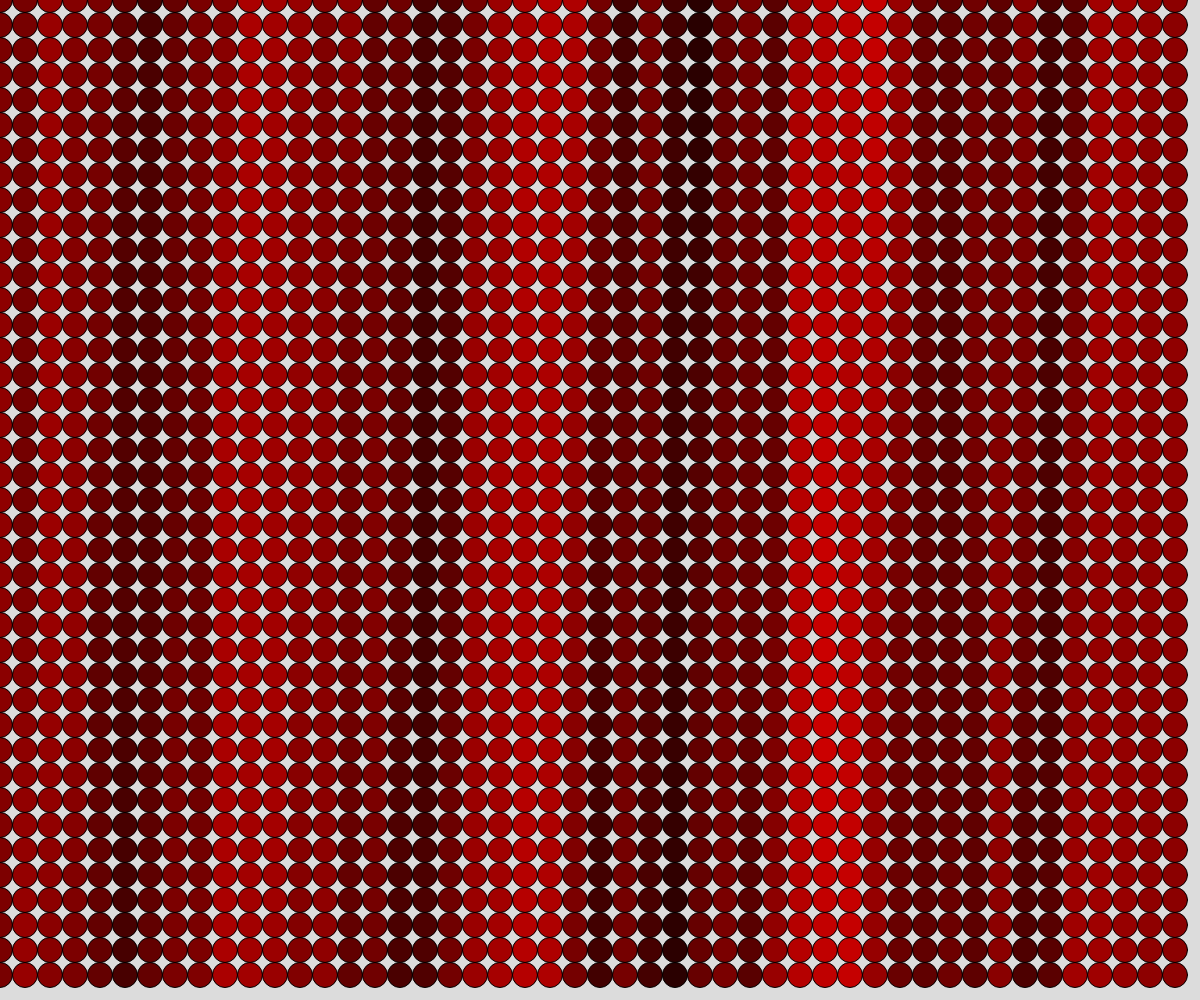
Frame 1 (no input)
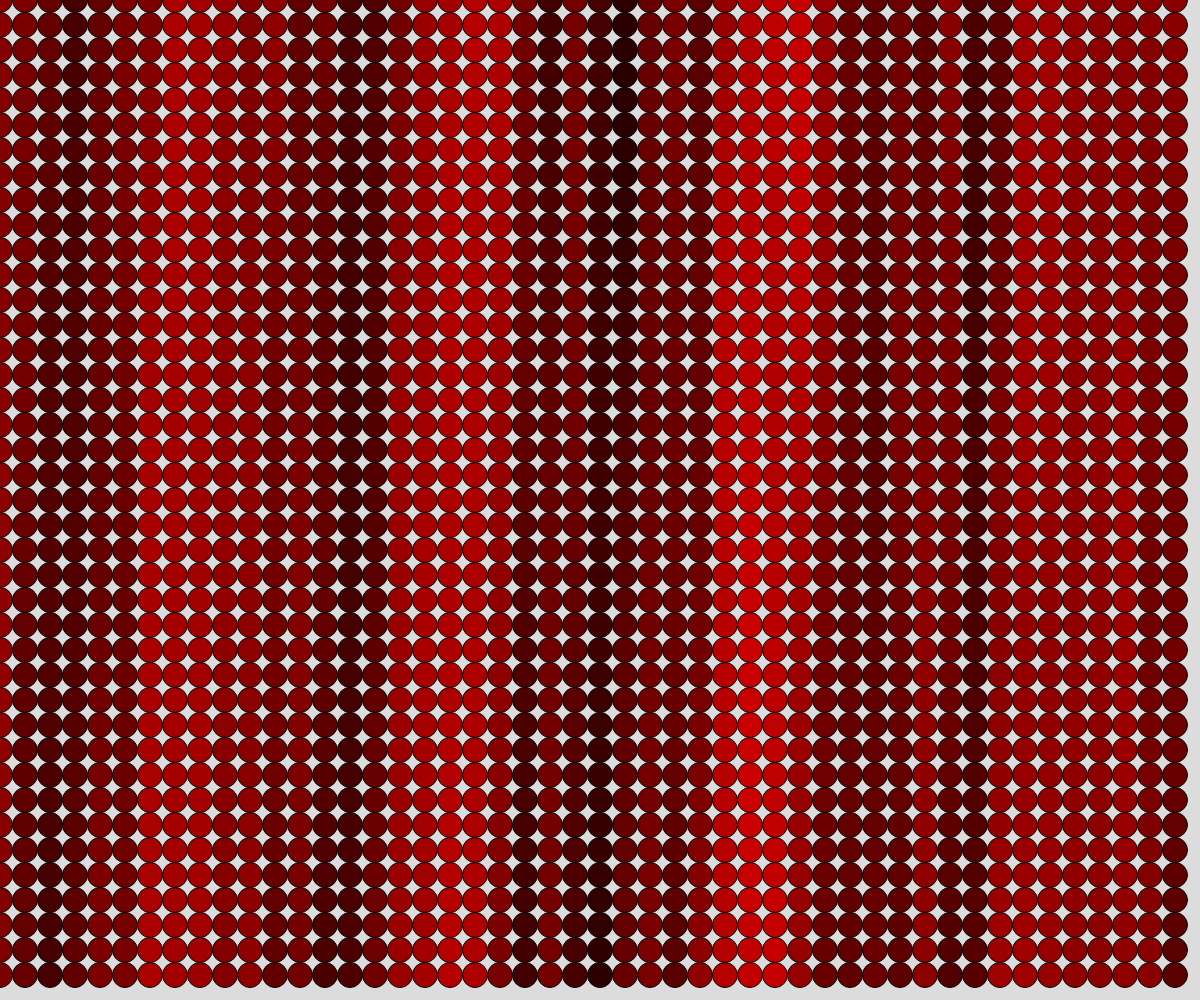
Frame 60 (no input)
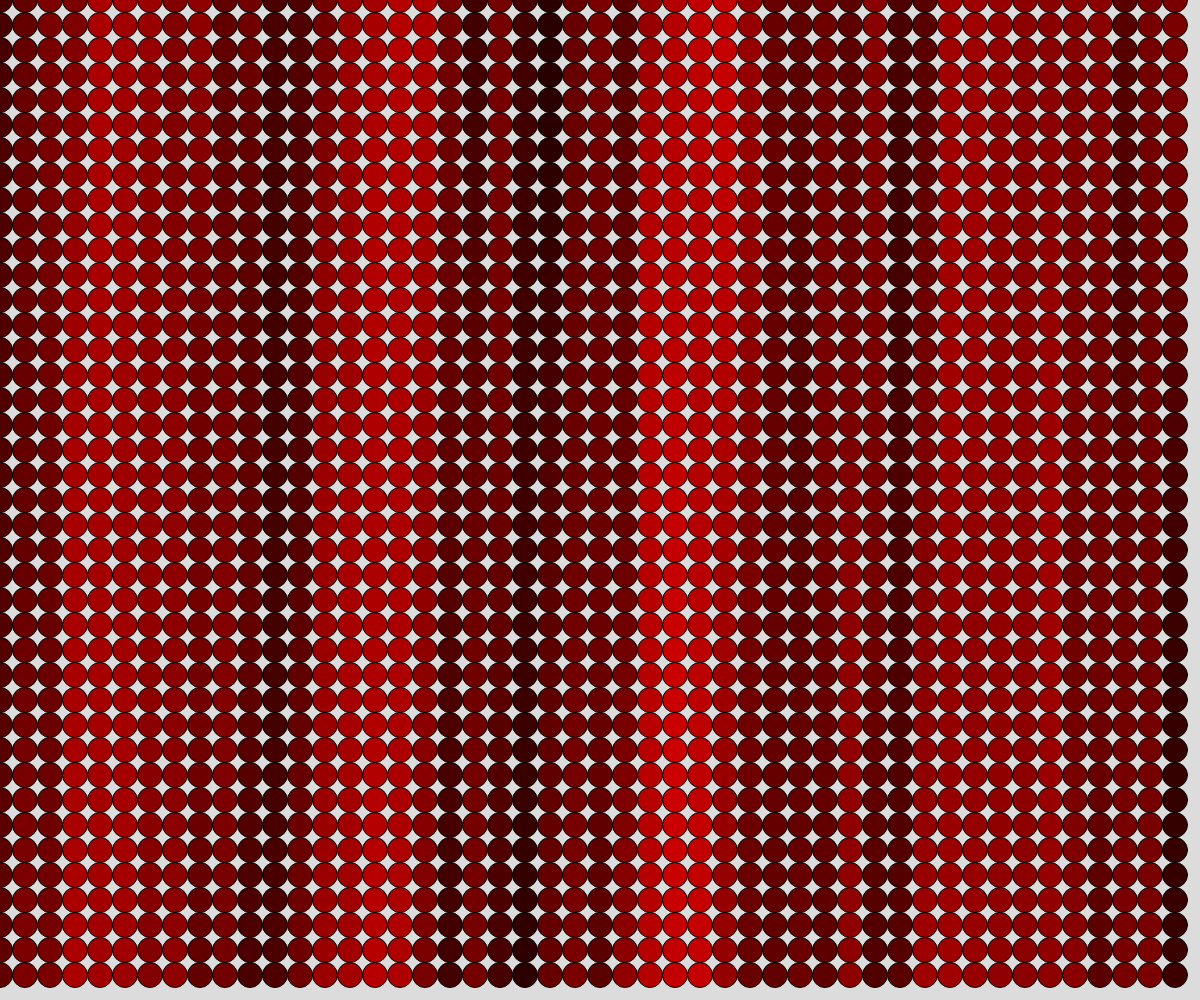
Frame 120 (the mouse pressed at the canvas centre since frame 60)

The p5.js sketch that drew these frames (run headless with seeded random() and noise() and a simulated clock; from frame 60 on, the mouse is pressed at the canvas centre):

// p5.js sketch
// ── sketch.js
// Project Title
// Your Name
// Date
//
// Extra for Experts:
// - describe what you did to take this project "above and beyond"
let redTime;
let redSpeed=0.01;
let offsetAmount=0.02;

function setup() {
  createCanvas(windowWidth, windowHeight);
  //drawCircles();
}

function draw() {
  redTime=10+offsetAmount;
  background(220);
  drawCircles();
  offsetAmount+=0.02;
}

function drawCircles(){
  for(let x=0;x<width;x+=25){
    for(let y=0; y<height; y+=25){
      let r=map(noise(redTime),0,1,0,255);
      fill(r,0,0);
      ellipse(x,y,25,25);
      redTime+=redSpeed;
    }
  }
}
